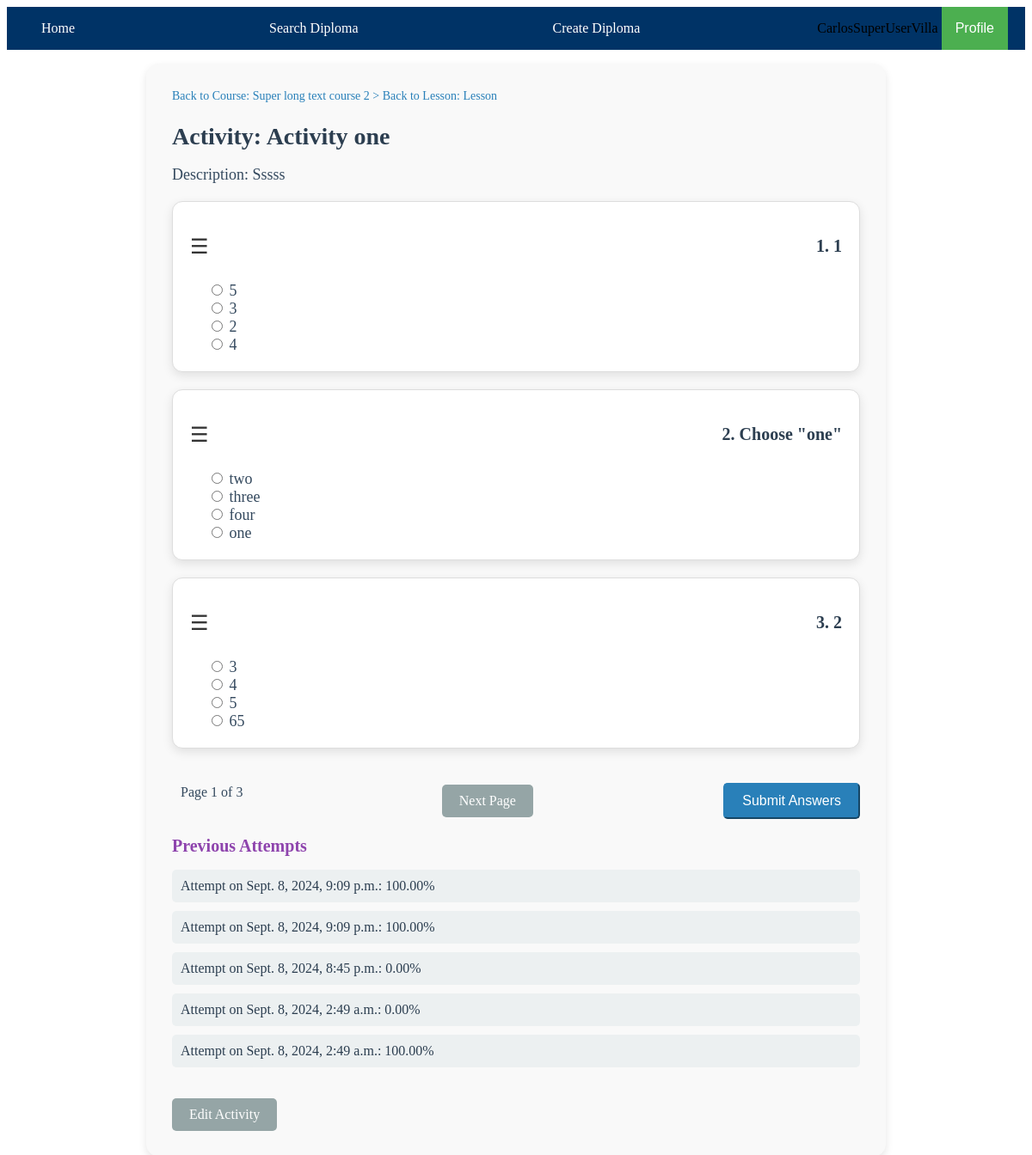
The page /activities/1/ (signed in) on the database its author committed.
### edu_core/models.py (models this page shows, shortened)
class CustomUser(AbstractUser):
    STUDENT = 'student'
    PROFESSOR = 'professor'
    MODERATOR = 'moderator'
    USER_TYPE_CHOICES = [
        (STUDENT, 'Student'),
        (PROFESSOR, 'Professor'),
        (MODERATOR, 'Moderator'),
    ]
    user_type = models.CharField(max_length=10, choices=USER_TYPE_CHOICES, default=STUDENT)

class Activity(models.Model):
    lesson = models.ForeignKey(Lesson, on_delete=models.CASCADE, related_name='activities')
    name = models.CharField(max_length=255)
    description = models.TextField(blank=True, null=True)
    start_date = models.DateField(blank=True, null=True)  # Add start date
    end_date = models.DateField(blank=True, null=True)    # Add end date
    questions = models.ManyToManyField(Question, through='ActivityQuestion', related_name='activity_set')

class Lesson(models.Model):
    course = models.ForeignKey(Course, on_delete=models.CASCADE, related_name='lessons')
    name = models.CharField(max_length=255)
    content = models.TextField()

class Course(models.Model):
    name = models.CharField(max_length=255)
    creation_date = models.DateField(auto_now_add=True)
    last_update_date = models.DateField(auto_now=True)
    author = models.ForeignKey(CustomUser, on_delete=models.SET_NULL, null=True, limit_choices_to={'user_type': CustomUser.PROFESSOR}, related_name='authored_courses')
    students = models.ManyToManyField(CustomUser, through='Registration', related_name='registered_courses')
    image = models.ImageField(upload_to='course_images/', null=True, blank=True)
    description = models.TextField(null=True, blank=True)  # New field for course description

class ActivityQuestion(models.Model):
    activity = models.ForeignKey('Activity', on_delete=models.CASCADE)
    question = models.ForeignKey('Question', on_delete=models.CASCADE, null=True, blank=True)
    order = models.IntegerField(default=0)
    page_number = models.IntegerField(default=1)
    is_separator = models.BooleanField(default=False)
    class Meta:
        unique_together = ('activity', 'order')
        ordering = ['order']

class Question(models.Model):
    MULTIPLE_CHOICE = 'MCQ'
    TRUE_FALSE = 'TF'
    ESSAY = 'ESSAY'
    QUESTION_TYPES = [
        (MULTIPLE_CHOICE, 'Multiple Choice'),
        (TRUE_FALSE, 'True or False'),
        (ESSAY, 'Essay'),
    ]
    activity = models.ForeignKey('Activity', on_delete=models.CASCADE, related_name='activity_questions', null=True, blank=True)
    course = models.ForeignKey('Course', on_delete=models.CASCADE, related_name='course_questions')
    question_type = models.CharField(max_length=50, choices=QUESTION_TYPES)
    text = models.TextField()
    correct_answer = models.TextField(blank=True, null=True)
    randomize_options = models.BooleanField(default=False)
    key_name = models.CharField(max_length=255, blank=True, null=True)
    in_bank = models.BooleanField(default=False)  # This is the correct field name

class Option(models.Model):
    question = models.ForeignKey(Question, related_name='options', on_delete=models.CASCADE)
    text = models.CharField(max_length=255)
    is_correct = models.BooleanField(default=False)

class Grade(models.Model):
    student = models.ForeignKey(get_user_model(), on_delete=models.CASCADE, related_name='grades')
    activity = models.ForeignKey(Activity, on_delete=models.CASCADE, related_name='grades')
    score = models.DecimalField(max_digits=5, decimal_places=2)
    created_at = models.DateTimeField(auto_now_add=True)  # Automatically sets the time when the grade is created

### edu_core/views/activity_views.py (the view)
# urls.py: path('activities/<int:activity_id>/', activity_view, name='activity_view'),
@login_required
def activity_view(request, activity_id):
    activity = get_object_or_404(Activity, id=activity_id)
    current_date = timezone.now().date()
    if (activity.start_date and current_date < activity.start_date) or (activity.end_date and current_date > activity.end_date):
        messages.error(request, 'This activity is not available at this time.')
        return redirect('lesson_view', lesson_id=activity.lesson.id)
    activity_questions = ActivityQuestion.objects.filter(activity=activity).select_related('question').order_by('order')
    total_pages = activity_questions.aggregate(Max('page_number'))['page_number__max'] or 1
    page = int(request.GET.get('page', 1))
    questions_on_page = activity_questions.filter(page_number=page).exclude(question__isnull=True)
    grade_history = Grade.objects.filter(student=request.user, activity=activity).order_by('-created_at')
    if request.method == 'POST' and 'retry' not in request.POST:
        score = 0
        total_questions = questions_on_page.count()
        results = {}
        for aq in questions_on_page:
            question = aq.question
            submitted_option_id = request.POST.get(f'question_{question.id}')
            correct_option = question.options.filter(is_correct=True).first()
            if submitted_option_id:
                submitted_option = Option.objects.get(id=submitted_option_id)
                is_correct = submitted_option.is_correct
                results[question.id] = {
                    'correct': is_correct,
                    'submitted_option': submitted_option,
                    'correct_option': correct_option
                }
                if is_correct:
                    score += 1
            else:
                results[question.id] = {
                    'correct': False,
                    'submitted_option': None,
                    'correct_option': correct_option
                }
        percentage_score = (score / total_questions) * 100 if total_questions > 0 else 0
        Grade.objects.create(
            student=request.user,
            activity=activity,
            score=percentage_score
        )
        return render(request, 'edu_core/activity/activity_view.html', {
            'activity': activity,
            'activity_questions': activity_questions,
            'results': results,
            'score': score,
            'total_questions': total_questions,
            'percentage_score': percentage_score,
            'grade_history': grade_history,
            'total_pages': total_pages,
            'current_page': page,
            'questions_on_page': questions_on_page,
        })
    else:
        for aq in questions_on_page:
            question = aq.question
            options = list(question.options.all())
            if question.randomize_options:
                random.shuffle(options)
            question.shuffled_options = options
        return render(request, 'edu_core/activity/activity_view.html', {
            'activity': activity,
            'activity_questions': activity_questions,
            'grade_history': grade_history,
            'total_pages': total_pages,
            'current_page': page,
            'questions_on_page': questions_on_page,
        })

### edu_core/templates/edu_core/activity/activity_view.html (shortened to what this page needs)
{% extends "edu_core/base.html" %}
{% load static %}
{% block content %}
<link rel="stylesheet" href="{% static 'edu_core/css/activity_view.css' %}" type="text/css">
<div class="activity-details">
    <nav class="breadcrumb-nav">
        <a href="{% url 'course_detail' activity.lesson.course.id %}" class="breadcrumb">Back to Course: {{ activity.lesson.course.name }}</a> >
        <a href="{% url 'lesson_view' activity.lesson.id %}" class="breadcrumb">Back to Lesson: {{ activity.lesson.name }}</a>
    </nav>
    <h2>Activity: {{ activity.name }}</h2>
    <p>Description: {{ activity.description }}</p>
    {% if score is not None %}
        <h2>Your Score: {{ score }} / {{ total_questions }} ({{ percentage_score }}%)</h2>
        <form method="post">
            {% csrf_token %}
            <input type="hidden" name="retry" value="true">
            <button type="submit" class="btn btn-primary">Retry Activity</button>
        </form>
    {% else %}
        <form action="" method="post">
            <div id="questions-container" class="questions-container" data-activity-id="{{ activity.id }}">
                {% for aq in questions_on_page %}
                    <div class="question-card" draggable="true" data-id="{{ aq.question.id }}">
                        <div class="card-header">
                            <span class="drag-handle">&#x2630;</span>
                            <p>{{ forloop.counter }}. {{ aq.question.text }}</p>
                        </div>
                        <div class="card-body">
                            {% if aq.question.question_type == 'MCQ' %}
                                {% for option in aq.question.shuffled_options %}
                                    <label>
                                        <input type="radio" name="question_{{ aq.question.id }}" value="{{ option.id }}"> {{ option.text }}
                                    </label><br>
                                {% endfor %}
                            {% endif %}
                        </div>
                    </div>
                {% endfor %}
            </div>
            <div class="submit-container">
                <span class="page-indicator">Page {{ current_page }} of {{ total_pages }}</span>
                {% if current_page < total_pages %}
                    <a href="{% url 'activity_view' activity.id %}?page={{ current_page|add:1 }}" class="btn btn-secondary">Next Page</a>
                {% endif %}
                <button type="submit" class="btn btn-primary">Submit Answers</button>
            </div>
        </form>
    {% endif %}
    {% if grade_history %}
        <h3>Previous Attempts</h3>
        <ul>
            {% for grade in grade_history %}
                <li>Attempt on {{ grade.created_at }}: {{ grade.score }}%</li>
            {% endfor %}
        </ul>
    {% endif %}
    {% if request.user == activity.lesson.course.author or request.user.is_superuser %}
        <a href="{% url 'edit_activity' activity.id %}" class="btn btn-secondary">Edit Activity</a>
    {% endif %}
</div>
{% endblock %}

### edu_core/templates/edu_core/base.html (shortened to what this page needs)
<!DOCTYPE html>
<html lang="en">
<head>
    {% load static %}
    <link rel="stylesheet" href="{% static 'edu_core/css/base.css' %}">
    <link rel="stylesheet" href="https://cdnjs.cloudflare.com/ajax/libs/font-awesome/6.5.1/css/all.min.css">
</head>
<body>
    <header>
        <div class="navbar">
            <a href="{% url 'home' %}">Home</a>
            <a href="{% url 'diploma_search' %}">Search Diploma</a>
            {% if user.is_authenticated %}
                {% if user.user_type == 'professor' or user.user_type == 'moderator' or user.is_superuser %}
                    <a href="{% url 'create_diploma' %}">Create Diploma</a>
                {% endif %}
                <div class="profile-section">
                    <span class="username">{{ user.get_full_name|default:user.username }}</span>
                    <div class="dropdown">
                        <button class="dropbtn">Profile</button>
                    </div>
                </div>
            {% else %}
                <span class="login-prompt">Log in -></span>
                <a href="{% url 'signup' %}">Signup</a>
                <a href="{% url 'login' %}">Login</a>
            {% endif %}
        </div>
    </header>
    <main>
        {% block content %}{% endblock %}
    </main>
</body>
</html>

### edu_core/static/edu_core/css/base.css (style rules this page uses)
:root { --primary-color: #003366; --secondary-color-1: #ffffff; --secondary-color-2: #3fada8; --accent-color-1: #2a9df4; --accent-color-2: #ffd700; --neutral-color: #dddddd; --background-color: #ffffff; --text-color: #333333; --hover-bg-color: #e0e0e0; --hover-text-color: #003366; }
.navbar { background-color: var(--primary-color); overflow: visible; display: flex; justify-content: space-between; align-items: center; padding: 0 20px; position: relative; z-index: 10; }
.navbar a { display: block; color: var(--background-color); text-align: center; padding: 14px 20px; text-decoration: none; transition: background-color 0.3s ease-in-out, color 0.3s ease-in-out; }
main { padding: 16px; background-color: var(--background-color); color: var(--text-color); position: relative; z-index: 1; }
.dropdown { position: relative; display: inline-block; }
.dropbtn { background-color: #4CAF50; color: white; padding: 16px; font-size: 16px; border: none; cursor: pointer; z-index: 20; }

### edu_core/static/edu_core/css/activity_view.css (style rules this page uses)
.activity-details { max-width: 800px; margin: 0 auto; padding: 30px; background-color: #f9f9f9; border-radius: 15px; box-shadow: 0 4px 10px rgba(0, 0, 0, 0.1); }
.activity-details h2 { color: #2c3e50; font-size: 28px; margin-bottom: 15px; }
.activity-details p { font-size: 18px; color: #34495e; margin-bottom: 20px; }
.breadcrumb-nav { margin-bottom: 20px; font-size: 14px; color: #2980b9; }
.breadcrumb-nav a.breadcrumb { text-decoration: none; color: #2980b9; }
.questions-container { display: flex; flex-direction: column; gap: 20px; }
.question-card { background-color: #fff; border: 1px solid #ddd; border-radius: 12px; padding: 20px; box-shadow: 0 4px 12px rgba(0, 0, 0, 0.1); transition: box-shadow 0.3s ease, transform 0.3s ease; cursor: grab; }
.card-header { display: flex; align-items: center; justify-content: space-between; margin-bottom: 10px; }
.card-header p { font-size: 20px; font-weight: bold; color: #2c3e50; }
.card-body label { font-size: 18px; color: #34495e; margin-left: 20px; }
.drag-handle { cursor: grab; font-size: 24px; user-select: none; }
.btn-primary, .btn-secondary { background-color: #2980b9; border-color: #2980b9; color: #fff; padding: 10px 20px; font-size: 16px; border-radius: 5px; text-decoration: none; display: inline-block; margin-top: 20px; transition: background-color 0.3s ease-in-out, transform 0.2s; }
.btn-secondary { background-color: #95a5a6; border-color: #95a5a6; }
.submit-container { display: flex; justify-content: space-between; margin-top: 20px; align-items: center; }
.page-indicator { font-size: 16px; color: #34495e; margin: 0 10px; }
h3 { font-size: 20px; color: #8e44ad; margin-bottom: 10px; }
ul { list-style-type: none; padding: 0; }
ul li { background-color: #ecf0f1; margin-bottom: 10px; padding: 10px; border-radius: 5px; color: #2c3e50; font-size: 16px; }

### rows shown on the page
CustomUser: get_full_name "CarlosSuperUserVilla"
Activity: lesson.course.name "Super long text course 2", lesson.name "Lesson", name "Activity one", description "Sssss"
ActivityQuestion: question.text "1"
Option: text "5"
Option: text "3"
Option: text "2"
Option: text "4"
ActivityQuestion: question.text "Choose \"one\""
Option: text "two"
Option: text "three"
Option: text "four"
Option: text "one"
ActivityQuestion: question.text "2"
Option: text "3"
Option: text "4"
Option: text "5"
Option: text "65"
Grade: created_at "Sept. 8, 2024, 9:09 p.m.", score "100.00"
Grade: created_at "Sept. 8, 2024, 9:09 p.m.", score "100.00"
Grade: created_at "Sept. 8, 2024, 8:45 p.m.", score "0.00"
Grade: created_at "Sept. 8, 2024, 2:49 a.m.", score "0.00"
Grade: created_at "Sept. 8, 2024, 2:49 a.m.", score "100.00"

### other values the page prints
{{ current_page }} "1"
{{ total_pages }} "3"
